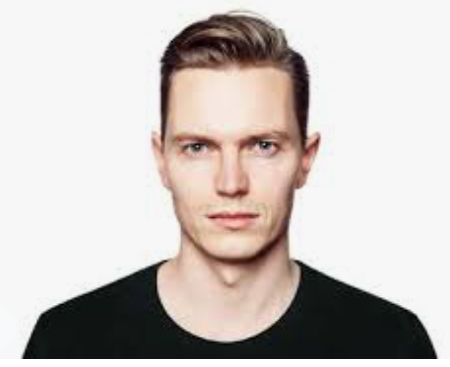
#> input picture Python-Lab-2/pythonproject/volume/Capture.png, 450 x 367 px
$ python fcserv.py volume/Capture.png volume/Capture.png
#> lines starting #> are read from the running program, lines starting #| are printed output that depends on the picture; after the words box and inside, x2 and y2 are one past the last pixel; in counts of white or black regions, pixels touching at a corner belong together
import cv2

# Get user supplied values
#imagePath = sys.argv[1]
#cascPath = sys.argv[2]

# Create the haar cascade
faceCascade = cv2.CascadeClassifier("haarcascade_frontface_default.xml")


# Read the image
image = cv2.imread("volume/Capture.png")
#> image is the input picture: shape (367, 450, 3); mean B, G, R 190.4, 194, 201.1
gray = cv2.cvtColor(image, cv2.COLOR_BGR2GRAY)
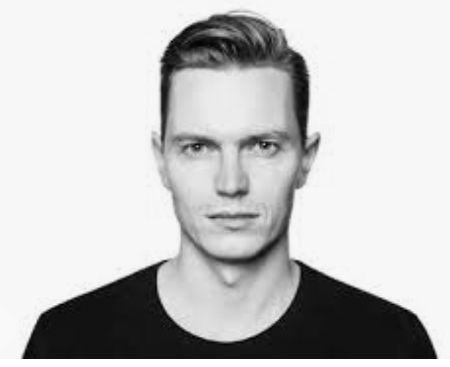
#> gray: shape (367, 450); min 3, max 255, mean 195.7


# Detect faces in the image
faces = faceCascade.detectMultiScale(
    gray,
    scaleFactor=1.1,
    minNeighbors=5,
    minSize=(30, 30)
    #flags = cv2..CV_HAAR_SCALE_IMAGE
)
#> faces = [[142, 79, 178, 178]]


print( "Found {0} faces!".format(len(faces)))
#| Found 1 faces!

# Draw a rectangle around the faces
for (x, y, w, h) in faces:
    cv2.rectangle(image, (x, y), (x+w, y+h), (0, 255, 0), 2)
#> this loop made 1 pass
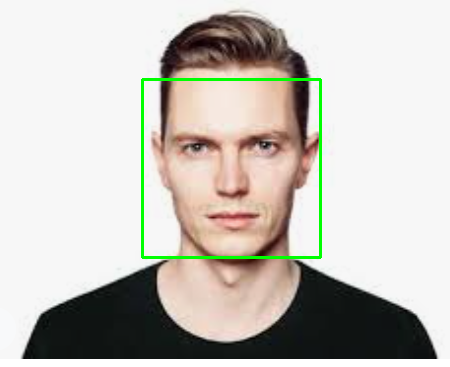
#> image: shape (367, 450, 3); 1.29% of pixels changed, all inside (x1, y1, x2, y2) = (141, 78, 322, 259)

cv2.imshow("Faces found", image)
cv2.waitKey(0)
